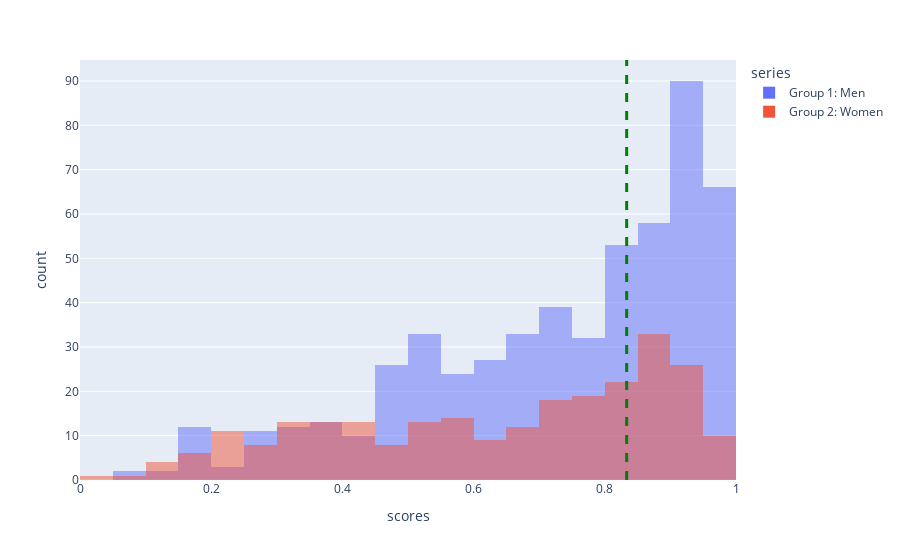

Here is the notebook cell this chart was saved with:
### Markdown cell above
### Task 2.b : add a visualization of the optimal decision rule to the score distribution plot of task 1.a

### Code cell
# solution task 2.b

scores_df = pd.DataFrame(dict(
    series =np.concatenate((["Group 1: Men"]*len(scores_group1), ["Group 2: Women"]*len(scores_group2))), 
    scores =np.concatenate((scores_group1,scores_group2))
))
fig = px.histogram(scores_df, x="scores", color="series", barmode="overlay")
fig.add_vline(x=optimal_unconstrained_threshold, line_width=3, line_dash="dash", line_color="green")

### Figure 1 — Plotly figure (JSON) as saved in the notebook; plotly's stock layout.template omitted (floating-point values rounded to 4 significant figures; data arrays with more than 128 entries replaced by an {"elided": "..."} marker saying what was removed)
{"data": [{"alignmentgroup": "True", "bingroup": "x", "hovertemplate": "series=Group 1: Men<br>scores=%{x}<br>count=%{y}<extra></extra>", "legendgroup": "Group 1: Men", "marker": {"color": "#636efa", "opacity": 0.5, "pattern": {"shape": ""}}, "name": "Group 1: Men", "offsetgroup": "Group 1: Men", "orientation": "v", "showlegend": true, "type": "histogram", "x": {"elided": "546 float values"}, "xaxis": "x", "yaxis": "y"}, {"alignmentgroup": "True", "bingroup": "x", "hovertemplate": "series=Group 2: Women<br>scores=%{x}<br>count=%{y}<extra></extra>", "legendgroup": "Group 2: Women", "marker": {"color": "#EF553B", "opacity": 0.5, "pattern": {"shape": ""}}, "name": "Group 2: Women", "offsetgroup": "Group 2: Women", "orientation": "v", "showlegend": true, "type": "histogram", "x": {"elided": "254 float values"}, "xaxis": "x", "yaxis": "y"}], "layout": {"barmode": "overlay", "legend": {"title": {"text": "series"}, "tracegroupgap": 0}, "margin": {"t": 60}, "shapes": [{"line": {"color": "green", "dash": "dash", "width": 3}, "type": "line", "x0": 0.8333, "x1": 0.8333, "xref": "x", "y0": 0, "y1": 1, "yref": "y domain"}], "xaxis": {"anchor": "y", "domain": [0, 1], "title": {"text": "scores"}}, "yaxis": {"anchor": "x", "domain": [0, 1], "title": {"text": "count"}}}}
